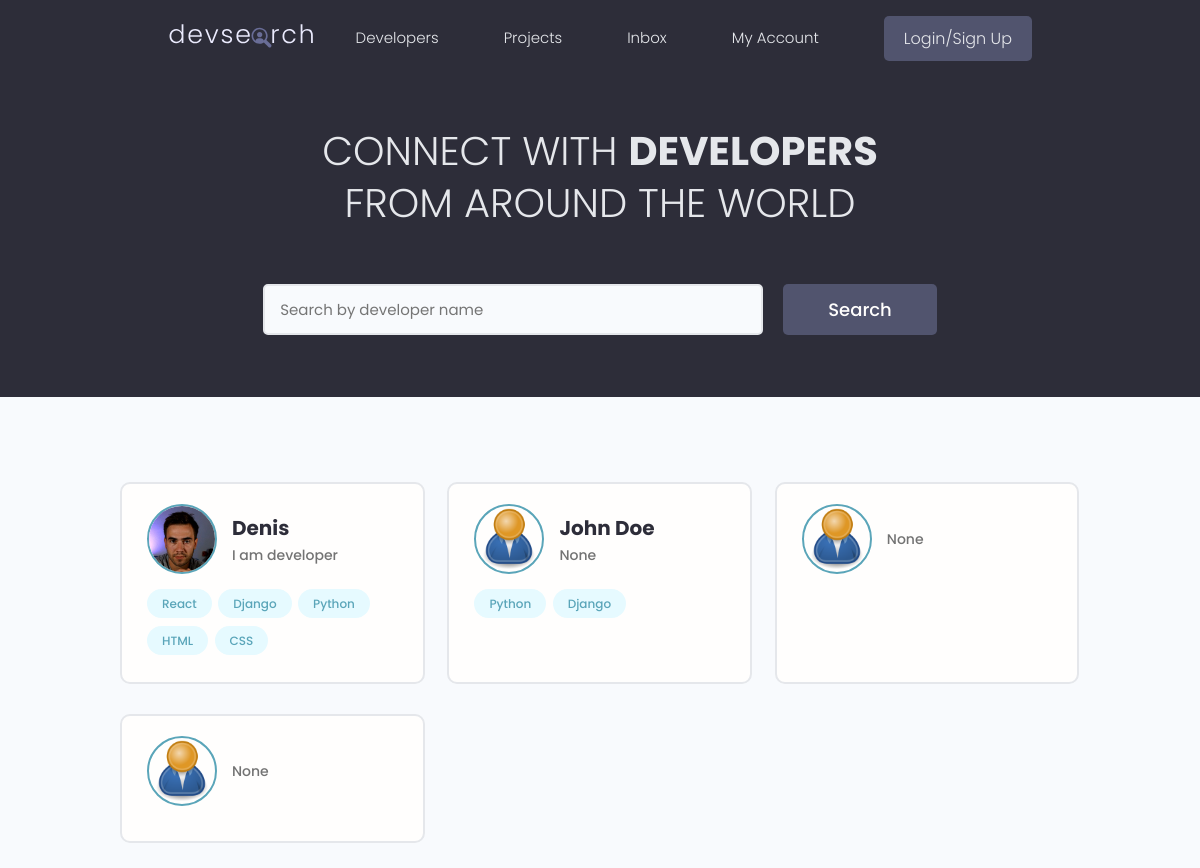
The app's page /, older data.
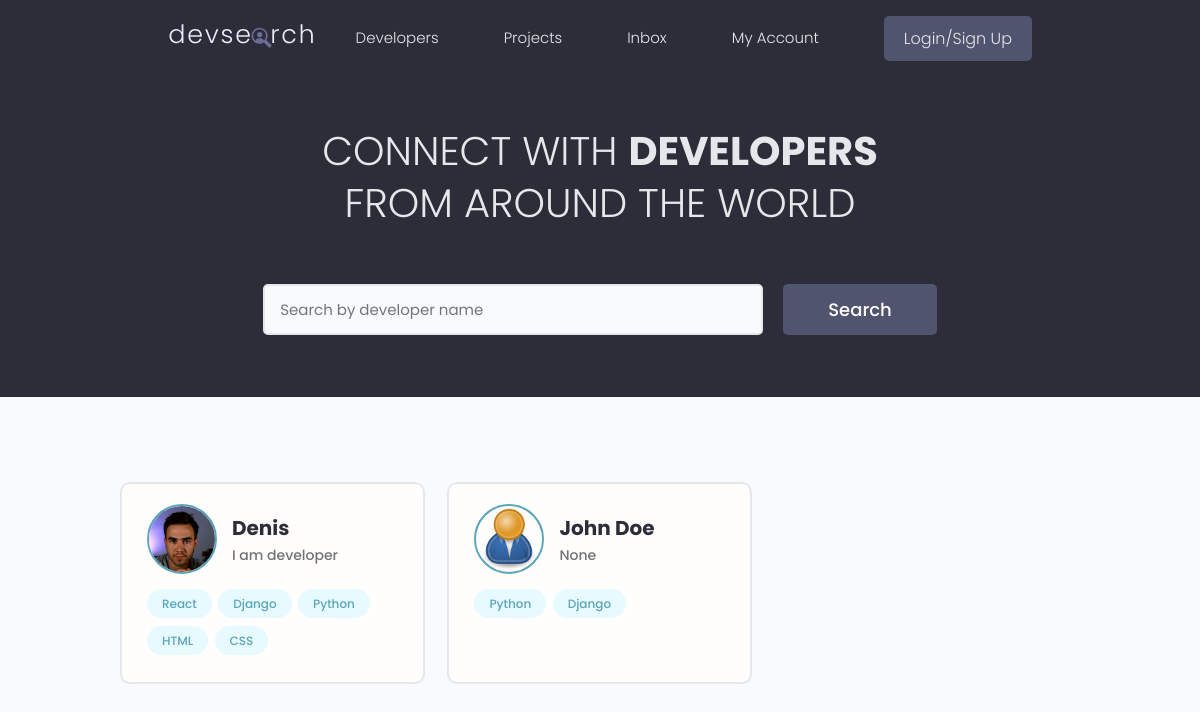
The same page, newer data.
### users/models.py (models this page shows, shortened)
class Profile(models.Model):
    user = models.OneToOneField(User, on_delete=models.CASCADE, null=True, blank=True)
    name = models.CharField(max_length=200, blank=True, null=True)
    email = models.EmailField(max_length=500, blank=True, null=True)
    username = models.CharField(max_length=200, blank=True, null=True)
    location = models.CharField(max_length=200, blank=True, null=True)
    short_intro = models.CharField(max_length=200, blank=True, null=True)
    bio = models.TextField(blank=True, null=True)
    profile_image = models.ImageField(null=True, blank=True, upload_to='profiles/', default="profiles/user-default.png")
    social_github = models.CharField(max_length=200, blank=True, null=True)
    social_twitter = models.CharField(max_length=200, blank=True, null=True)
    social_linkedin = models.CharField(max_length=200, blank=True, null=True)
    social_youtube = models.CharField(max_length=200, blank=True, null=True)
    social_website = models.CharField(max_length=200, blank=True, null=True)
    created = models.DateTimeField(auto_now_add=True)
    id = models.UUIDField(default=uuid.uuid4, unique=True, primary_key=True, editable=False)

class Skill(models.Model):
    owner = models.ForeignKey(Profile, on_delete=models.CASCADE, null=True)
    name = models.CharField(max_length=200, blank=True, null=True)
    description = models.TextField(null=True, blank=True)
    created = models.DateTimeField(auto_now_add=True)
    id = models.UUIDField(default=uuid.uuid4, unique=True, primary_key=True, editable=False)
    def __str__(self):
        return str(self.name)

### users/views.py (the view)
# urls.py: path('', views.profiles, name="profiles"),
def profiles(request):
    profiles, search_query = searchProfiles(request)
    custom_range, profiles = paginateProfiles(request, profiles, 6)
    context = {'profiles': profiles, 'search_query': search_query, 'custom_range': custom_range}
    return render(request, 'users/profiles.html', context)

### users/utils.py (called while the page is built)
def paginateProfiles(request, profiles, results):
    page = request.GET.get('page')
    paginator = Paginator(profiles, results)
    try:
        profiles = paginator.page(page)
    except PageNotAnInteger:
        page = 1
        profiles = paginator.page(page)
    except EmptyPage:
        page = paginator.num_pages
        profiles = paginator.page(page)
    leftIndex = (int(page) - 4)
    if leftIndex < 1:
        leftIndex = 1
    rightIndex = (int(page) + 5)
    if rightIndex > paginator.num_pages:
        rightIndex = paginator.num_pages + 1
    custom_range = range(leftIndex, rightIndex)
    return custom_range, profiles

def searchProfiles(request):
    search_query = ''
    if request.GET.get('search_query'):
        search_query = request.GET.get('search_query')
    skills = Skill.objects.filter(name__icontains=search_query)
    profiles = Profile.objects.distinct().filter(
        Q(name__icontains=search_query) |
        Q(short_intro__icontains=search_query) |
        Q(skill__in=skills)
        )
    return profiles, search_query

### users/templates/users/profiles.html (shortened to what this page needs)
{% extends 'main.html' %}
{% block content %}
<main class="home">
    <section class="hero-section text-center">
        <div class="container container--narrow">
            <div class="hero-section__box">
                <h2>CONNECT WITH <span>DEVELOPERS</span></h2>
                <h2>FROM AROUND THE WORLD</h2>
            </div>
            <div class="hero-section__search">
                <form id="searchForm" class="form" action="{% url 'profiles' %}" method="get">
                    <div class="form__field">
                        <input class="input input--text" id="formInput#search" type="text" name="search_query"
                            value="{{search_query}}" placeholder="Search by developer name" />
                    </div>
                    <input class="btn btn--sub btn--lg" type="submit" value="Search" />
                </form>
            </div>
        </div>
    </section>
    <section class="devlist">
        <div class="container">
            <div class="grid grid--three">
                {% for profile in profiles %}
                <div class="column card">
                    <div class="dev">
                        <a href="{% url 'user-profile' profile.id %}" class="card__body">
                            <div class="dev__profile">
                                <img class="avatar avatar--md" src="{{ profile.profile_image.url }}" alt="image" />
                                <div class="dev__meta">
                                    <h3>{{profile.name}}</h3>
                                    <h5>{{profile.short_intro|slice:"60"}}</h5>
                                </div>
                            </div>
                            <div class="dev__skills">
                                {% for skill in profile.skill_set.all|slice:"5" %}
                                <span class="tag tag--pill tag--main">
                                    <small>{{skill}}</small>
                                </span>
                                {% endfor %}
                            </div>
                        </a>
                    </div>
                </div>
                {% endfor %}
            </div>
        </div>
    </section>
</main>
{% endblock content %}

Row changes from the older to the newer data that the page shows:
removed Profile: profile_image (placeholder picture), short_intro "None"
removed Profile: profile_image (placeholder picture), short_intro "None"
